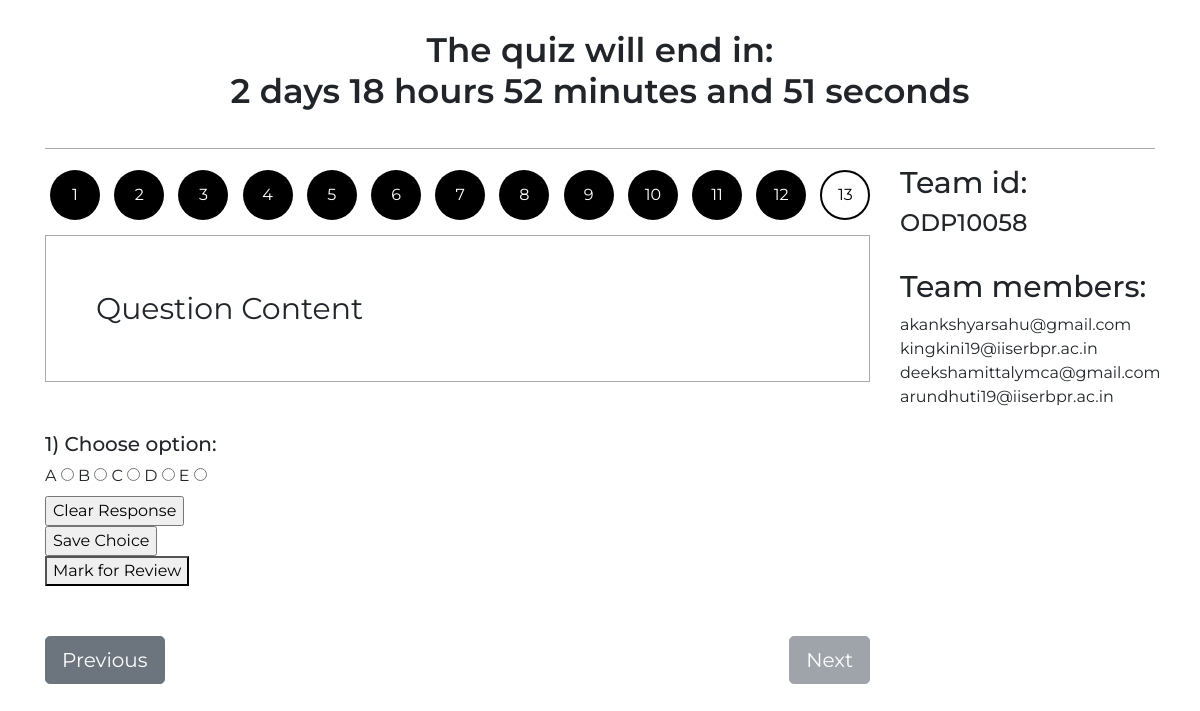
The app's page /test/13 (signed in) with its own data.
### examPortalApp/models.py (models this page shows)
class Team(models.Model):
    team_id = models.CharField(max_length=15, primary_key=True)
    sequence = models.CharField(max_length=10)
    users = models.ManyToManyField(User)
    college = models.CharField(max_length=200)
    zone = models.CharField(max_length=5)

class User(AbstractUser):
    phone_number = models.CharField(max_length=15)
    generated_pass = models.CharField(max_length=100)
    passwordSet = models.BooleanField(default=False)
    session_key = models.CharField(max_length=100, null=True)

### examPortalApp/views.py (the view, shortened to what this page needs)
# urls.py: path('test/<int:qnumber>', views.open_test, name="test_no"),
@login_required
def open_test(request,qnumber=None):
    now = timezone.now()
    test_start=(GlobalVariables.objects.get_or_create(pk=1, defaults={'test_start': pytz.UTC.localize(datetime.datetime(2021, 1, 26, 22, 0, 0)),  'test_end': pytz.UTC.localize(datetime.datetime(2021, 1, 26, 22, 30, 0))})[0]).test_start
    test_end=GlobalVariables.objects.get(pk=1).test_end
    q_count= Question.objects.all().count();
    q_current = 1 if (qnumber is None) else int(qnumber);
    q=Question.objects.get(question_number=qnumber)
    team=request.user.team_set.first()
    if now<test_start:
        return render(request, "examPortalApp/waitingroom.html", {"UTCDate": test_start.day, "UTCMonth": test_start.month, "UTCYear": test_start.year, "UTCHours": test_start.hour, "UTCMinutes": test_start.minute, "UTCSeconds": test_start.second})
    if now<test_end:
        review_questions=list(Question.objects.filter(answer__team_instance=team, answer__status='r').values_list('question_number', flat=True))
        answered_questions=list(Question.objects.filter(answer__team_instance=team, answer__status='a').values_list('question_number', flat=True))
        if q.question_type=='t':
            a=(Answer.objects.get_or_create(question_instance=q, team_instance=request.user.team_set.first()))[0]
            if a.answer_content=="":
                a.answer_content=str([[], ""])
                a.save()
            selected_option=(ast.literal_eval(a.answer_content))[0]
            content=ast.literal_eval(q.question_content)
            setup=content[0]
            options=content[1]
            return render(request, "examPortalApp/testportal.html", {"answer_text": (ast.literal_eval(a.answer_content))[1], "selected_options": selected_option, "review_questions": review_questions, "answered_questions": answered_questions, "answer_status": a.status, "team": team, "labels": [], "options": options, "QNum": q_current, "QCount": q_count, "QType": 't', "content": setup, "UTCDate": test_end.day, "UTCMonth": test_end.month, "UTCYear": test_end.year, "UTCHours": test_end.hour, "UTCMinutes": test_end.minute, "UTCSeconds": test_end.second})
    return render(request, "examPortalApp/testended.html")

### examPortalApp/templates/examPortalApp/testportal.html (shortened to what this page needs)
{% extends 'examPortalApp/body.html' %}
{% load mathfilters %}
{% block content %}
  <div class="container">
    <h2>The quiz will end in: <div id="time"></div>
    </h2>
    <hr>
    <div class="row">
      <div class="col-lg-9 ">
        <div id="nav-questions">
          {% for i in ''|center:QCount %}
          <button onclick='getQuestion({{forloop.counter}})' class='btn {% if forloop.counter == QNum %}visited active{% endif %}  btn-primary btn-md'>{{forloop.counter}}</button>
          {% endfor %}
        </div>
        <div id="q-content">{{content|safe}}</div>
        <div class="answer-section">
          {% if QType == 'm' %}
          <form action="{% url 'save_m_answer' %}" method="post">
            {% csrf_token %}
            {% for option_set in options %}
            {% for option in option_set %}
            {% if forloop.counter0 == 0 %}
            <h5>{{option}}</h5>
            {% else %}
            <label for="opt-{{forloop.parentloop.counter0|mul:4|add:forloop.counter0}}">{{option}}</label>
            <input {% if forloop.parentloop.counter0|mul:4|add:forloop.counter0 in selected_options %}checked{% endif %} id="mcq-btn-{{forloop.parentloop.counter0|mul:4|add:forloop.counter0}}" oninput="answerChange()" type="radio" name="choice-{{forloop.parentloop.counter}}" value="{{forloop.parentloop.counter0|mul:4|add:forloop.counter0}}">
            {% endif %}
            {% endfor %}
            {% endfor %}
            <br>
            <input id="qnumber" type="hidden" name="qnumber" value="{{QNum}}">
            <input type="reset" onclick="return resetForm(this.form);" value="Clear Response">
            <br>
            <input type="submit" name="" value="Save Answer">
          </form>
          {% if answer_status != 'r' %}
          <button id="mark-review-btn-inactive" type="button" name="review" onclick="markReview()">Mark for Review</button>
          {% else %}
          <button id="mark-review-btn-active" type="button" name="review" onclick="markUnanswered()">Marked for Review</button>
          {% endif %}
          {% elif QType == 't' %}
          {% if selected_options|length == 0 %}
          <h5>1) Choose option:</h5>
          <form action="{% url 'save_t_answer' %}" method="post">
            {% for option in options %}
            <label for="opt-{{forloop.counter}}">{{option}}</label>
            <input {% if forloop.counter in selected_options %}checked{% endif %} id="tt-btn-{{forloop.counter}}" oninput="answerChange()" type="radio" name="choice" value="{{forloop.counter}}">
            {% endfor %}
            <br>
            <input type="reset" onclick="return resetForm(this.form);" value="Clear Response">
            <br>
            <input type="submit" name="" value="Save Choice">
          </form>
          {% endif %}
          {% if answer_status != 'r' %}
          <button id="mark-review-btn-inactive" type="button" name="review" onclick="markReview()">Mark for Review</button>
          {% else %}
          <button id="mark-review-btn-active" type="button" name="review" onclick="markUnanswered()">Marked for Review</button>
          {% endif %}
          {% endif %}
          <div id="nav_buttons">
            <button onclick="prevQuestion();" id="prev" type="button" class="btn btn-secondary btn-lg">Previous</button>
            <button onclick="nextQuestion();" id="next" type="button" class="btn btn-secondary btn-lg" style="float: right;">Next</button>
          </div>
        </div>
      </div>
      <div id="members" class="col-lg-3">
        <h3>Team id:</h3>
        <h4>{{team.team_id}}</h4>
        <br>
        <h3>Team members:</h3>
        {% for member in team.users.all %}
        {{member}}<br>
        {% endfor %}
      </div>
    </div>
  </div>
{% endblock %}

### examPortalApp/static/examPortalApp/css/styles.css (style rules this page uses)
body { font-family: "Montserrat", sans-serif; }
h2 { font-family: "Montserrat", sans-serif; font-weight: 600; margin: 10px; font-size: 28px; }
hr { border-top: 1px solid #aaa; }
#time { display:inline-block }
#nav-questions { overflow-x: auto; white-space: nowrap; }
#nav-questions button { width: 50px; height: 50px; margin:5px; border:none; background-color: black; border-radius: 50%; }
#nav-questions .active { border:2px solid black; background-color: white; color: black; }
#q-content { padding:10px; font-size: 30px; margin: 10px auto 50px auto; padding: 50px; border-style: solid; border-width: 1px; border-color: #aaa; }
#members h3 { font-size: 30px; }
#nav_buttons { margin: 50px auto 20px auto; }
h2 { text-align: center; padding: 20px; font-size: 34px; }

### records on screen
Team: team_id "ODP10058"
User: username "akankshyarsahu@gmail.com"
User: username "kingkini19@iiserbpr.ac.in"
User: username "deekshamittalymca@gmail.com"
User: username "arundhuti19@iiserbpr.ac.in"

### other values on screen
{{ content|safe }} "Question Content"
{{ option }} "A" "B" "C" "D" "E"
